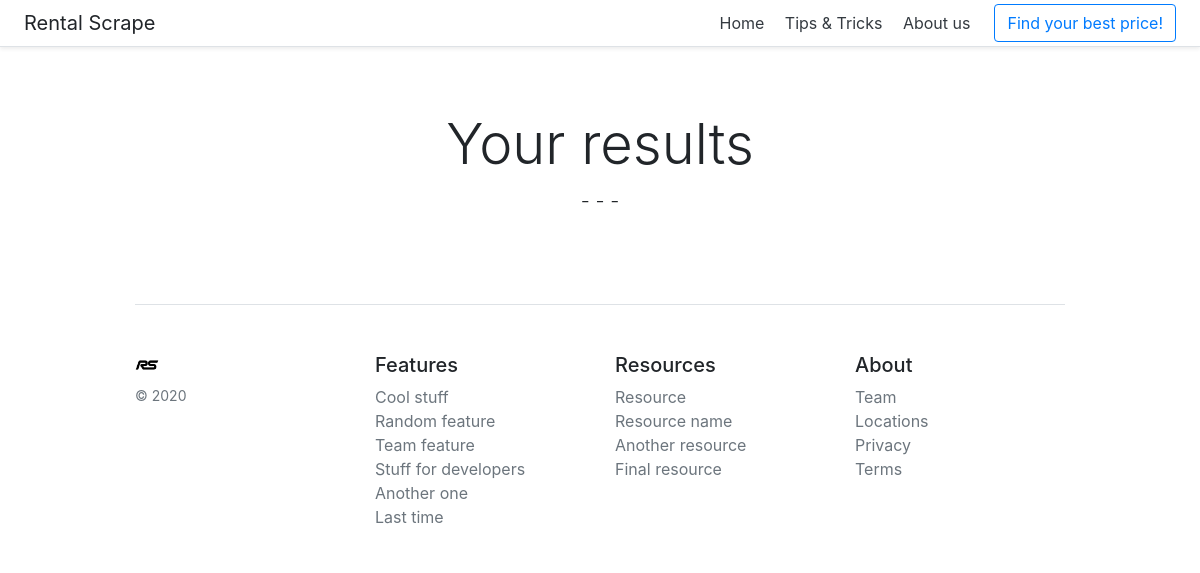
/results/, run on an earlier commit of the app's database.
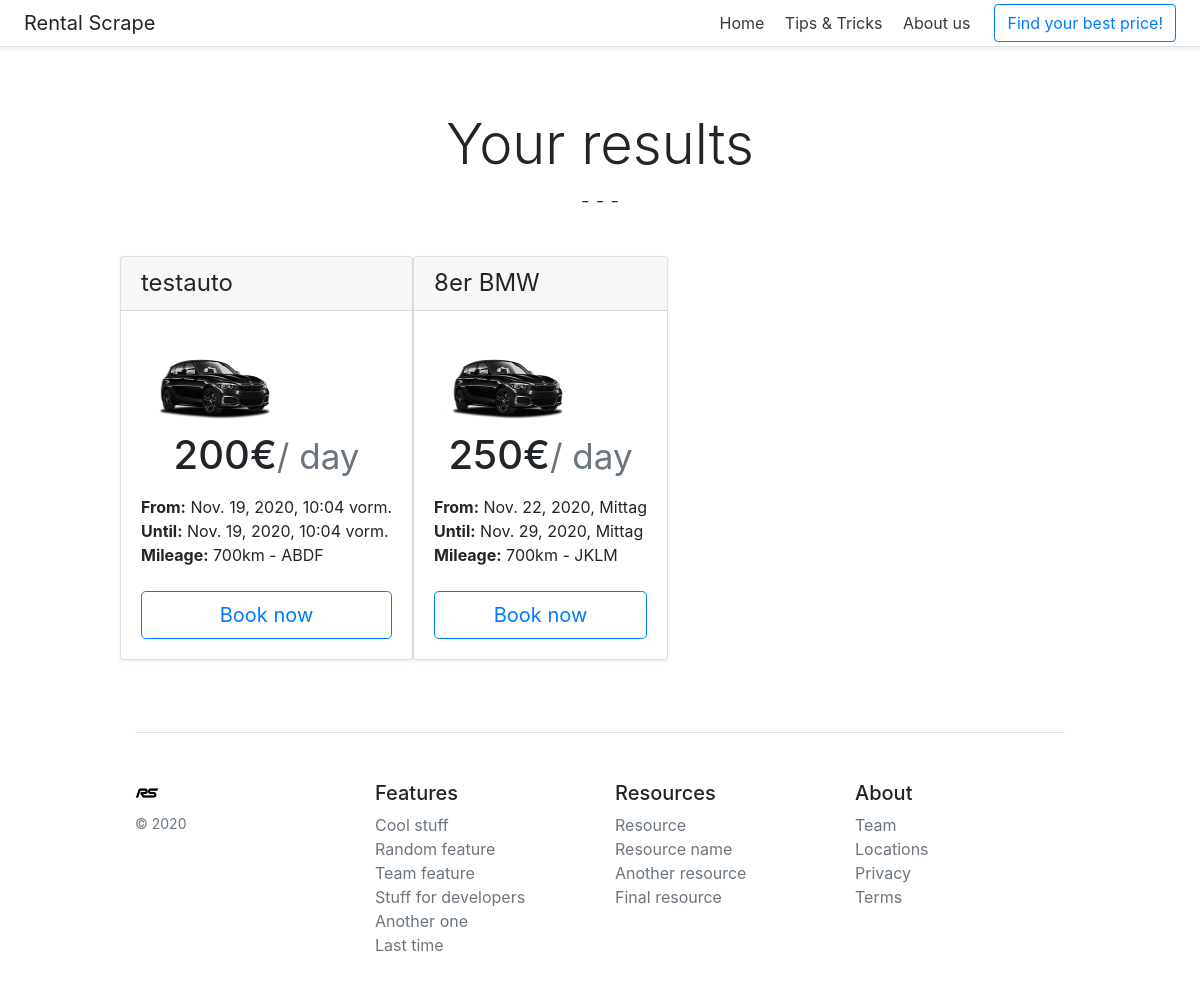
And on a later commit of the database.
### frontend/models.py (models this page shows)
class Offer(models.Model):
    cartype = models.CharField(max_length=50)
    price = models.CharField(max_length=10)
    mileage = models.CharField(max_length=50)
    pickupdate = models.DateField()
    pickuptime = models.TimeField()
    dropoffdate = models.DateField()
    dropofftime = models.TimeField()
    bookingclass = models.CharField(max_length=4)

### frontend/views.py (the view)
# urls.py: path('results/', OfferList),
def OfferList(httprequest, *args, **kwargs):
    allOffers = Offer.objects.all()
    context = {
        "allOffers": allOffers,
        "title": "All offers",
        }
    return render(httprequest, "results.html", context)

### frontend/Templates/results.html (shortened to what this page needs)
{% extends 'base.html' %}
{% block mainContent %}
<!doctype html>
<html lang="en">
{% load static %}
  <head>
<link href="../assets/dist/css/bootstrap.min.css" rel="stylesheet">
    <link href="{%  static  'css/pricing.css'  %}" rel="stylesheet">
  </head>
  <body>
<div class="pricing-header px-3 py-3 pt-md-5 pb-md-4 mx-auto text-center">
  <h1 class="display-4">Your results</h1>
  <p class="lead">- - -</p>
</div>
<div class="container">
    <div class="row">
    {% for obj in allOffers %}
    {%  if forloop.counter|divisibleby:3 %}
        <div class="card mb-4 shadow-sm">
            <div class="card-header">
                <h4 class="my-0 font-weight-normal">{{ obj.cartype }}</h4>
            </div>
            <div class="card-body">
                <img src="{%  static  'images/CCAN.png'  %}" width="150" height="100" class="center">
                <h1 class="card-title pricing-card-title" align="center">{{ obj.price }}€<small class="text-muted">/ day</small></h1>
                <ul class="list-unstyled mt-3 mb-4">
                    <li><strong>From:</strong> {{ obj.pickupdate}}, {{obj.pickuptime}}</li>
                    <li><strong>Until:</strong> {{ obj.dropoffdate}}, {{obj.dropofftime}}</li>
                    <li><strong>Mileage:</strong> {{ obj.mileage }}km - {{obj.bookingclass}}</li>
                </ul>
            <button type="button" class="btn btn-lg btn-block btn-outline-primary">Book now</button>
            </div>
        </div>
    {% if not forloop.last %}
    <div class="row">
    {% endif %}
    {% else %}
        <div class="card mb-4 shadow-sm">
            <div class="card-header">
                <h4 class="my-0 font-weight-normal">{{ obj.cartype }}</h4>
            </div>
            <div class="card-body">
                <img src="{%  static  'images/CCAN.png'  %}" width="150" height="100" class="center">
                <h1 class="card-title pricing-card-title" align="center">{{ obj.price }}€<small class="text-muted">/ day</small></h1>
                <ul class="list-unstyled mt-3 mb-4">
                    <li><strong>From:</strong> {{ obj.pickupdate}}, {{obj.pickuptime}}</li>
                    <li><strong>Until:</strong> {{ obj.dropoffdate}}, {{obj.dropofftime}}</li>
                    <li><strong>Mileage:</strong> {{ obj.mileage }}km - {{obj.bookingclass}}</li>
                </ul>
            <button type="button" class="btn btn-lg btn-block btn-outline-primary">Book now</button>
            </div>
        </div>
    {% endif %}
    {% endfor %}
    </div>
</div>
{% endblock %}

What changed in the data, as far as the page shows it:
added Offer: cartype "testauto", price "200", pickupdate "Nov. 19, 2020", pickuptime "10:04 vorm.", dropoffdate "Nov. 19, 2020", dropofftime "10:04 vorm.", mileage "700", bookingclass "ABDF"
added Offer: cartype "8er BMW", price "250", pickupdate "Nov. 22, 2020", pickuptime "Mittag", dropoffdate "Nov. 29, 2020", dropofftime "Mittag", mileage "700", bookingclass "JKLM"
